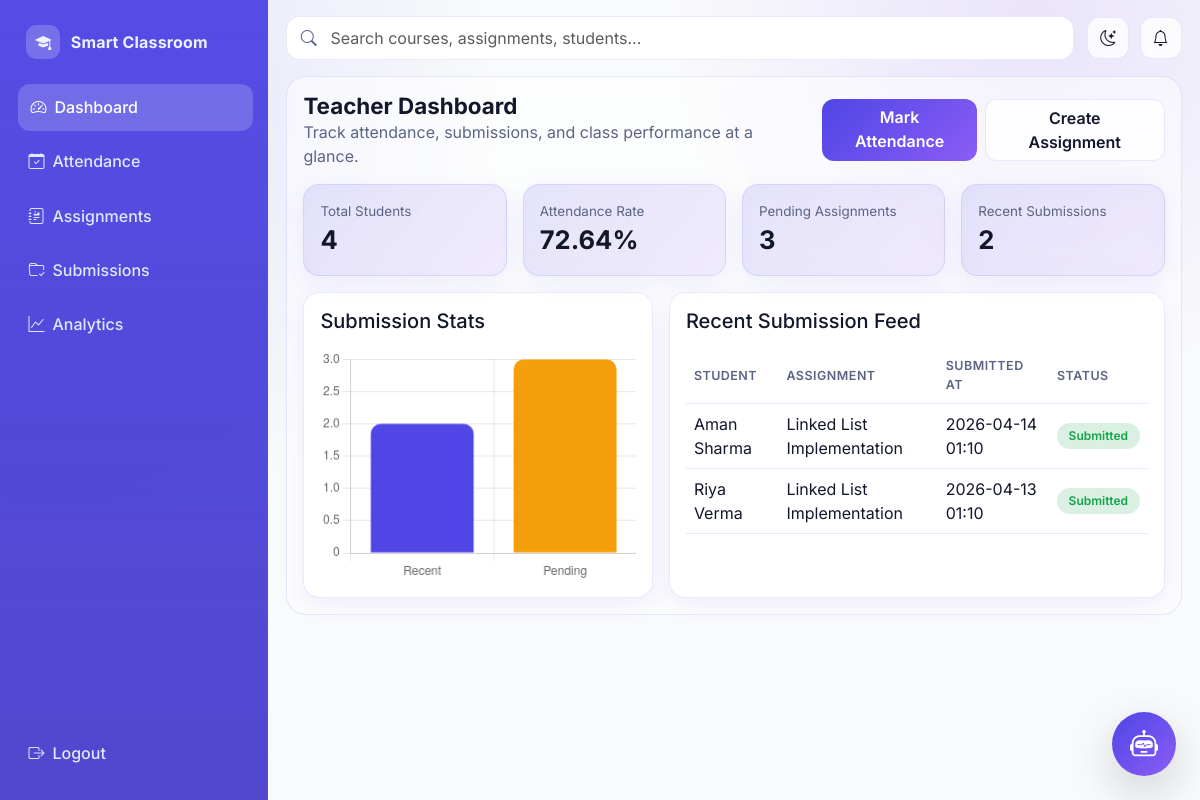
Screenshot of /teacher/dashboard (signed in) with the database file from the repository.
### models/__init__.py (models this page shows, shortened)
class Submission(db.Model):
    id = db.Column(db.Integer, primary_key=True)
    assignment_id = db.Column(db.Integer, db.ForeignKey("assignment.id"), nullable=False)
    student_id = db.Column(db.Integer, db.ForeignKey("student_profile.user_id"), nullable=False)
    file_path = db.Column(db.String(255), nullable=False)
    submitted_at = db.Column(db.DateTime, default=lambda: datetime.now(timezone.utc), nullable=False)
    marks = db.Column(db.Float, nullable=True)
    feedback = db.Column(db.Text, nullable=True)
    __table_args__ = (
        db.UniqueConstraint("assignment_id", "student_id", name="unique_submission_per_assignment"),
    )
    @property
    def status(self):
        if self.submitted_at and self.assignment and self.submitted_at > self.assignment.deadline:
            return "Late"
        return "Submitted"

class User(UserMixin, db.Model):
    id = db.Column(db.Integer, primary_key=True)
    name = db.Column(db.String(120), nullable=False)
    email = db.Column(db.String(120), unique=True, nullable=False, index=True)
    password = db.Column(db.String(255), nullable=False)
    role = db.Column(db.String(20), nullable=False)
    student_profile = db.relationship("StudentProfile", backref="user", uselist=False)
    teacher_profile = db.relationship("TeacherProfile", backref="user", uselist=False)

class Assignment(db.Model):
    id = db.Column(db.Integer, primary_key=True)
    teacher_id = db.Column(db.Integer, db.ForeignKey("teacher_profile.user_id"), nullable=False)
    title = db.Column(db.String(200), nullable=False)
    description = db.Column(db.Text, nullable=False)
    deadline = db.Column(db.DateTime, nullable=False)
    max_marks = db.Column(db.Integer, nullable=False)
    created_at = db.Column(db.DateTime, default=lambda: datetime.now(timezone.utc), nullable=False)
    submissions = db.relationship("Submission", backref="assignment", lazy=True, cascade="all, delete")

### routes/teacher_routes.py (the view)
@teacher_bp.route("/dashboard")
@login_required
@role_required("Teacher")
def dashboard():
    stats = teacher_dashboard_stats(current_user.id)
    return render_template("teacher/dashboard.html", stats=stats)

### app.py (called while the page is built)
def create_app():
    app = Flask(__name__)
    app.config.from_object(Config)
    os.makedirs(app.config["UPLOAD_FOLDER"], exist_ok=True)
    db.init_app(app)
    bcrypt.init_app(app)
    login_manager.init_app(app)
    csrf.init_app(app)
    register_blueprints(app)
    @app.context_processor
    def inject_globals():
        return {"app_name": "College Management System"}
    with app.app_context():
        db.create_all()
    return app

### models/__init__.py (called while the page is built)
@login_manager.user_loader
def load_user(user_id):
    return User.query.get(int(user_id))

### templates/teacher/dashboard.html (shortened to what this page needs)
{% extends 'base.html' %} {% block title %} - Teacher Dashboard{% endblock %} {%
block content %}
<section class="page-header">
  <div>
    <h1 class="page-title">Teacher Dashboard</h1>
    <p class="text-muted-soft mb-0">
      Track attendance, submissions, and class performance at a glance.
    </p>
  </div>
  <div class="d-flex gap-2">
    <a href="{{ url_for('teacher.attendance') }}" class="btn btn-primary"
      >Mark Attendance</a
    >
    <a href="{{ url_for('teacher.assignments') }}" class="btn btn-soft px-3"
      >Create Assignment</a
    >
  </div>
</section>
<div class="row g-3 mb-3">
  <div class="col-lg-3 col-md-6">
    <article class="app-card kpi-card h-100">
      <div class="kpi-label">Total Students</div>
      <div class="kpi-value">{{ stats.total_students }}</div>
    </article>
  </div>
  <div class="col-lg-3 col-md-6">
    <article class="app-card kpi-card h-100">
      <div class="kpi-label">Attendance Rate</div>
      <div class="kpi-value">{{ stats.attendance_overview }}%</div>
    </article>
  </div>
  <div class="col-lg-3 col-md-6">
    <article class="app-card kpi-card h-100">
      <div class="kpi-label">Pending Assignments</div>
      <div class="kpi-value">{{ stats.pending_assignments }}</div>
    </article>
  </div>
  <div class="col-lg-3 col-md-6">
    <article class="app-card kpi-card h-100">
      <div class="kpi-label">Recent Submissions</div>
      <div class="kpi-value">{{ stats.recent_submissions|length }}</div>
    </article>
  </div>
</div>
<div class="row g-3">
  <div class="col-lg-5">
    <article class="app-card p-3 h-100">
      <h5 class="mb-3">Submission Stats</h5>
      <canvas id="submissionStatsChart" height="220"></canvas>
    </article>
  </div>
  <div class="col-lg-7">
    <article class="app-card p-3 h-100">
      <h5 class="mb-3">Recent Submission Feed</h5>
      <div class="table-responsive">
        <table class="table">
          <thead>
            <tr>
              <th>Student</th>
              <th>Assignment</th>
              <th>Submitted At</th>
              <th>Status</th>
            </tr>
          </thead>
          <tbody>
            {% for item in stats.recent_submissions %}
            <tr>
              <td>{{ item.student_user.user.name }}</td>
              <td>{{ item.assignment.title }}</td>
              <td>{{ item.submitted_at.strftime('%Y-%m-%d %H:%M') }}</td>
              <td>
                <span
                  class="badge status-badge {{ 'late' if item.status == 'Late' else 'submitted' }}"
                  >{{ item.status }}</span
                >
              </td>
            </tr>
            {% else %}
            <tr>
              <td colspan="4" class="text-center text-muted-soft">
                No submissions yet.
              </td>
            </tr>
            {% endfor %}
          </tbody>
        </table>
      </div>
    </article>
  </div>
</div>
{% endblock %} {% block scripts %}
<script>
  const statsData = document.getElementById("submissionStatsData");
  const recentCount = Number(statsData?.dataset.recent || 0);
  const pendingCount = Number(statsData?.dataset.pending || 0);
  const submissionStatsCtx = document.getElementById("submissionStatsChart");
  if (submissionStatsCtx) {
    new Chart(submissionStatsCtx, {
      type: "bar",
      data: {
        labels: ["Recent", "Pending"],
        datasets: [
          {
            label: "Assignments",
            data: [recentCount, pendingCount],
            backgroundColor: ["#4f46e5", "#f59e0b"],
            borderRadius: 10,
          },
        ],
      },
      options: { responsive: true, plugins: { legend: { display: false } } },
    });
  }
</script>
{% endblock %}

### static/css/styles.css (style rules this page uses)
:root { --bg: #f9fafb; --surface: rgba(255, 255, 255, 0.78); --surface-solid: #ffffff; --surface-muted: #f3f5fb; --text: #12172a; --text-soft: #5b6484; --primary: #4f46e5; --primary-2: #6366f1; --accent: #8b5cf6; --success: #16a34a; --danger: #ef4444; --warning: #f59e0b; --border: rgba(99, 102, 241, 0.14); --shadow-sm: 0 8px 24px rgba(79, 70, 229, 0.08); --shadow-md: 0 18px 44px rgba(31, 41, 55, 0.12); --radius-sm: 12px; --radius-md: 16px; --radius-lg: 20px; --transition: 240ms ease-in-out; }
* { box-sizing: border-box; }
html, body { margin: 0; padding: 0; min-height: 100%; font-family: "Inter", "Poppins", "Segoe UI", sans-serif; font-size: 16px; color: var(--text); background: radial-gradient( circle at 5% 12%, rgba(99, 102, 241, 0.16), transparent 33% ), radial-gradient( circle at 86% 4%, rgba(139, 92, 246, 0.14), transparent 28% ), var(--bg); }
a { color: inherit; }
.glass-card, .card, .app-card { border: 1px solid var(--border); background: var(--surface); backdrop-filter: blur(12px); border-radius: var(--radius-md); box-shadow: var(--shadow-sm); transition: transform var(--transition), box-shadow var(--transition), border-color var(--transition); }
.icon-btn, .btn-soft { border: 1px solid var(--border); background: var(--surface); border-radius: 12px; min-height: 42px; min-width: 42px; color: var(--text); transition: all var(--transition); }
.page-header { display: flex; align-items: center; justify-content: space-between; gap: 1rem; margin-bottom: 1rem; }
.page-title { margin: 0; font-size: 1.4rem; font-weight: 700; }
.text-muted-soft { color: var(--text-soft); }
.kpi-card { padding: 1rem; border-radius: var(--radius-md); background: linear-gradient( 130deg, rgba(79, 70, 229, 0.14), rgba(139, 92, 246, 0.12) ); }
.kpi-label { color: var(--text-soft); font-size: 0.84rem; }
.kpi-value { font-size: 1.6rem; font-weight: 700; }
.btn { border-radius: 12px; font-weight: 600; transition: all var(--transition); }
.btn-primary, .btn-success { border: none; background: linear-gradient(135deg, var(--primary), var(--accent)); }
.table { --bs-table-bg: transparent; --bs-table-color: var(--text); }
.table > :not(caption) > * > * { border-bottom-color: var(--border); vertical-align: middle; }
.table thead th { color: var(--text-soft); font-weight: 600; text-transform: uppercase; letter-spacing: 0.04em; font-size: 0.78rem; }
.badge { border-radius: 999px; padding: 0.45rem 0.72rem; font-weight: 600; }
.status-badge.submitted, .badge-submitted { background: rgba(22, 163, 74, 0.16); color: #16a34a; }

### rows the page displays
Submission: student_user.user.name "Aman Sharma", assignment "Linked List Implementation", submitted_at "2026-04-14 01:10", status "Submitted"
Submission: student_user.user.name "Riya Verma", assignment "Linked List Implementation", submitted_at "2026-04-13 01:10", status "Submitted"

### other values shown
{{ label }} "Dashboard" "Attendance" "Assignments" "Submissions" "Analytics"
{{ stats.total_students }} "4"
{{ stats.attendance_overview }} "72.64"
{{ stats.pending_assignments }} "3"
{{ stats.recent_submissions|length }} "2"
